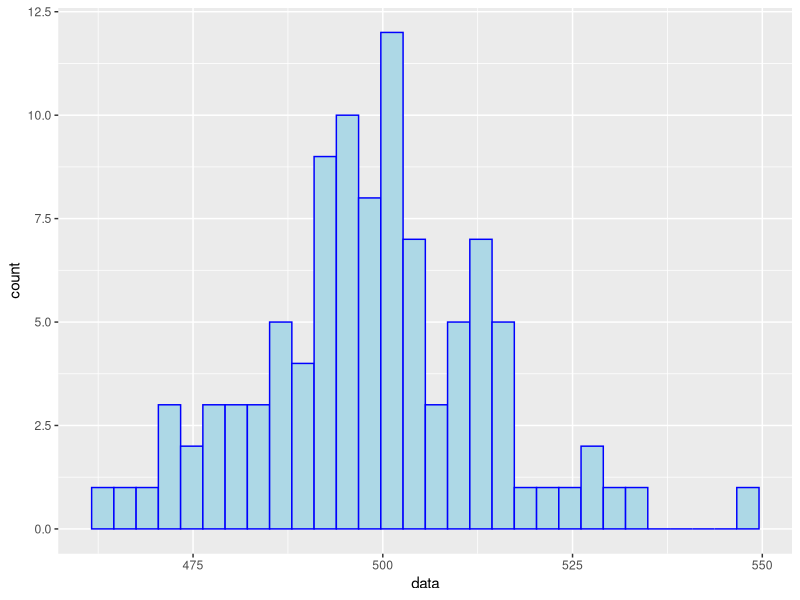
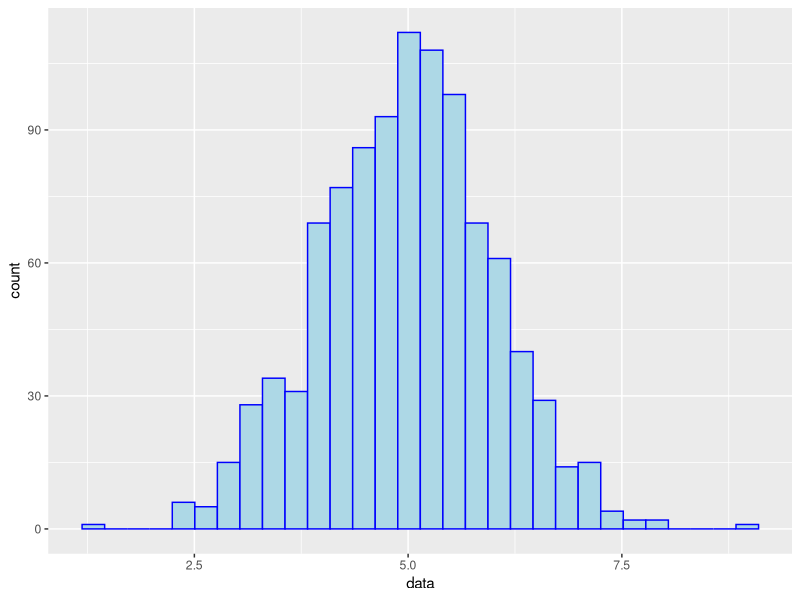
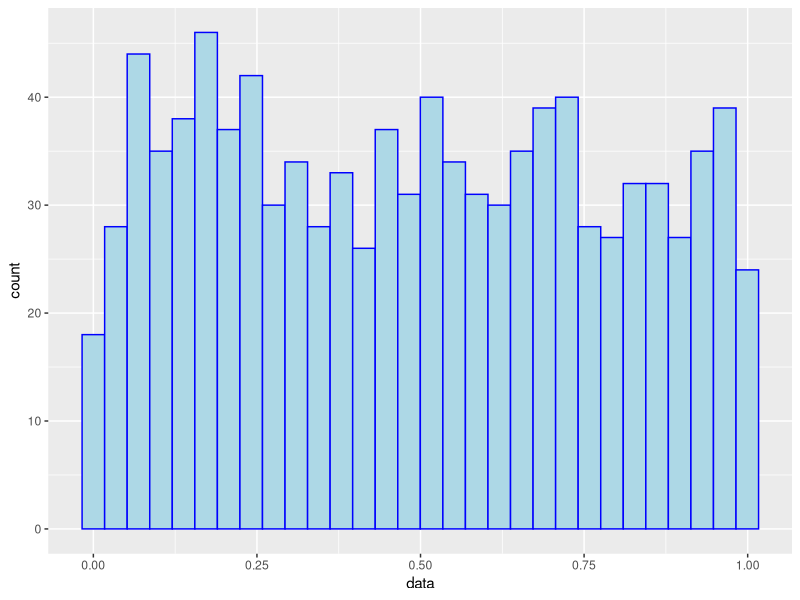
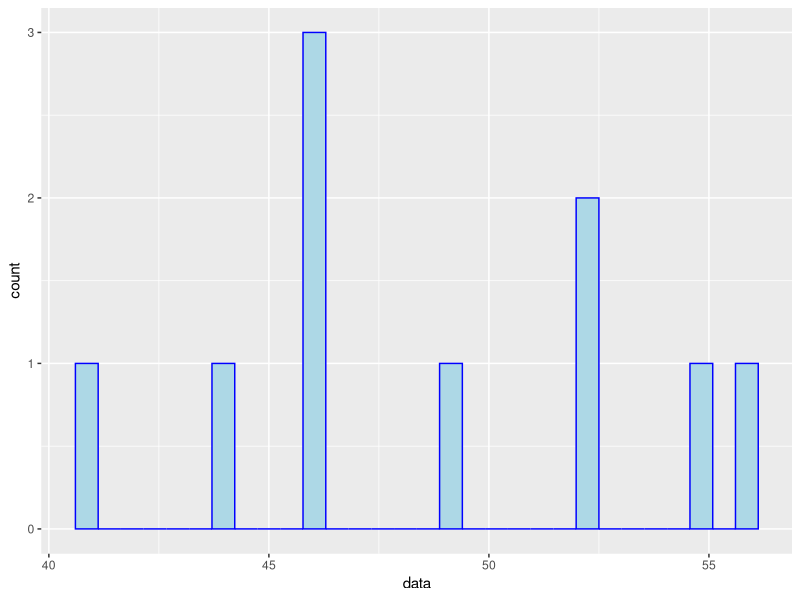
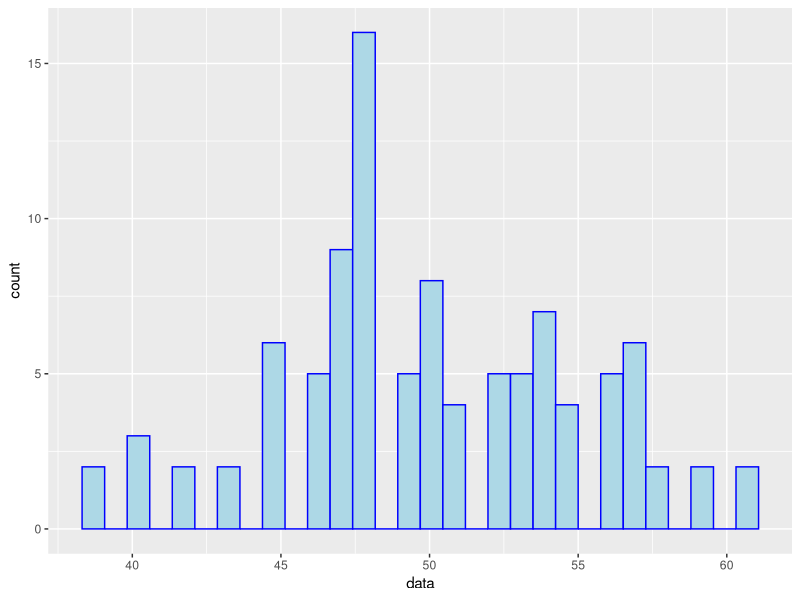
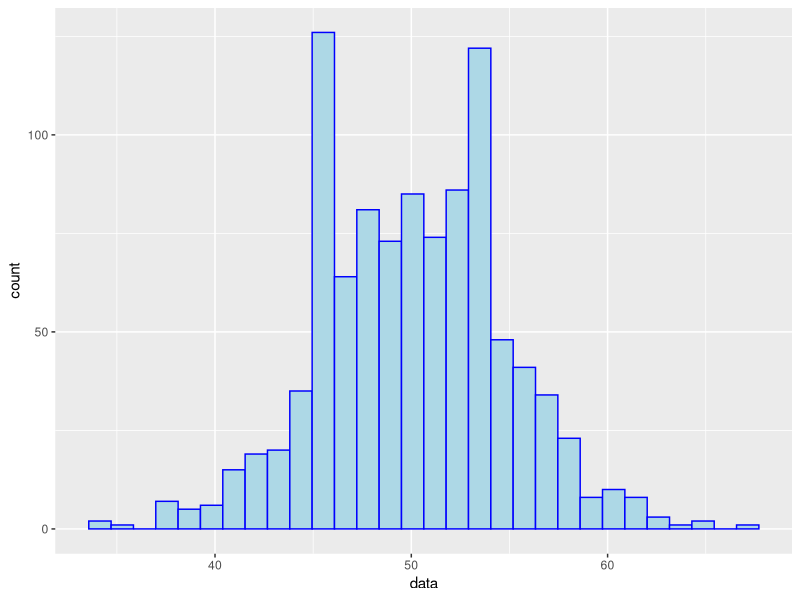
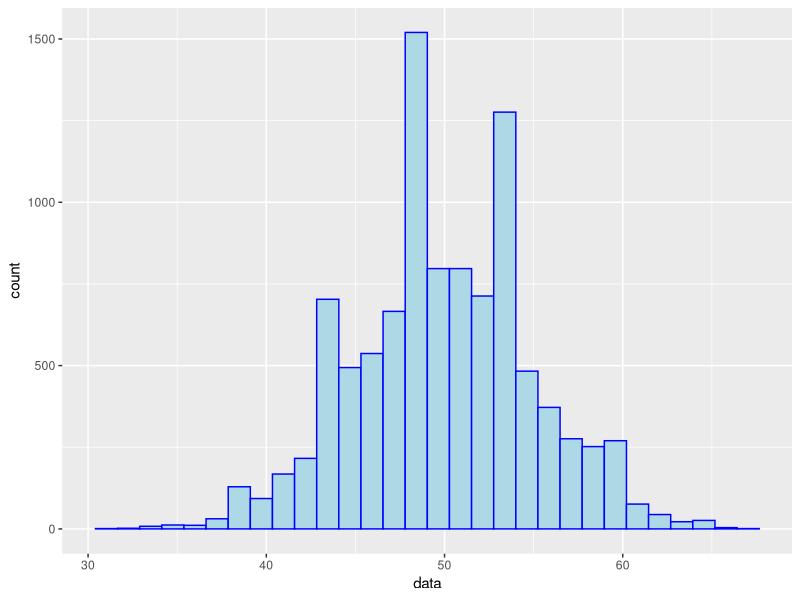
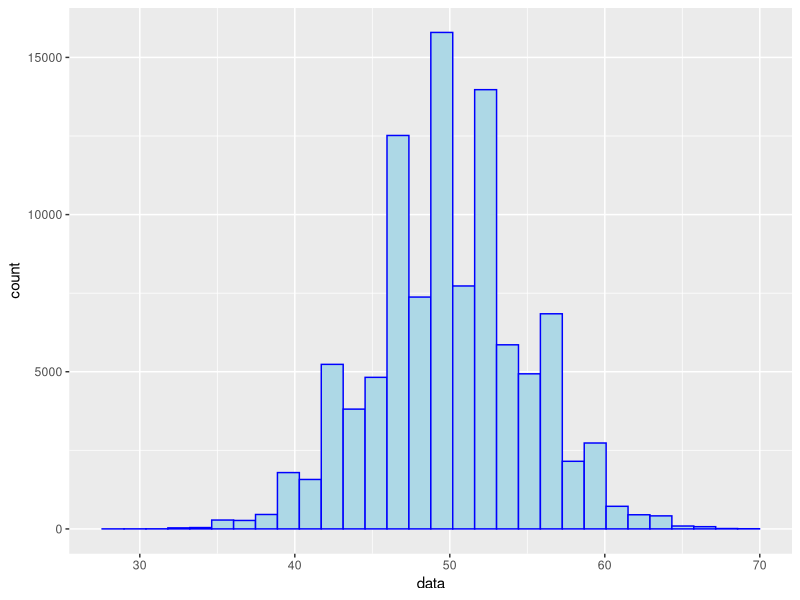

The R script that drew these images, in order:
## ---- chunk 1
library(ggplot2)
binom_data <-  as.data.frame(rbinom(n=100, size=1000, prob=0.5))
names(binom_data) <- c('data')

ggplot(binom_data, aes(x=data)) + geom_histogram(color="blue", fill="lightblue", bins=30)
## ---- chunk 2
normal_data <- as.data.frame(rnorm(n=1000, mean=5, sd=1))
names(normal_data) <- c('data')

ggplot(normal_data, aes(x=data)) + geom_histogram(color="blue", fill="lightblue", bins=30)
## ---- chunk 3
uniform_data <- as.data.frame(runif(1000, 0, 1))
names(uniform_data) <- c('data')

ggplot(uniform_data, aes(x=data)) + geom_histogram(color="blue", fill="lightblue", bins=30)
## ---- chunk 4
binom_10_data <- as.data.frame(rbinom(10, 100, 0.5))
names(binom_10_data) <- c('data')

ggplot(binom_10_data, aes(x=data)) + geom_histogram(color="blue", fill="lightblue", bins=30)
## ---- chunk 5
binom_100_data <- as.data.frame(rbinom(100, 100, 0.5))
names(binom_100_data) <- c('data')

ggplot(binom_100_data, aes(x=data)) + geom_histogram(color="blue", fill="lightblue", bins=30)
## ---- chunk 6
binom_1000_data <- as.data.frame(rbinom(1000, 100, 0.5))
names(binom_1000_data) <- c('data')

ggplot(binom_1000_data, aes(x=data)) + geom_histogram(color="blue", fill="lightblue", bins=30)
## ---- chunk 7
binom_10000_data <- as.data.frame(rbinom(10000, 100, 0.5))
names(binom_10000_data) <- c('data')

ggplot(binom_10000_data, aes(x=data)) + geom_histogram(color="blue", fill="lightblue", bins=30)
## ---- chunk 8
binom_100000_data <- as.data.frame(rbinom(100000, 100, 0.5))
names(binom_100000_data) <- c('data')

ggplot(binom_100000_data, aes(x=data)) + geom_histogram(color="blue", fill="lightblue", bins=30)
